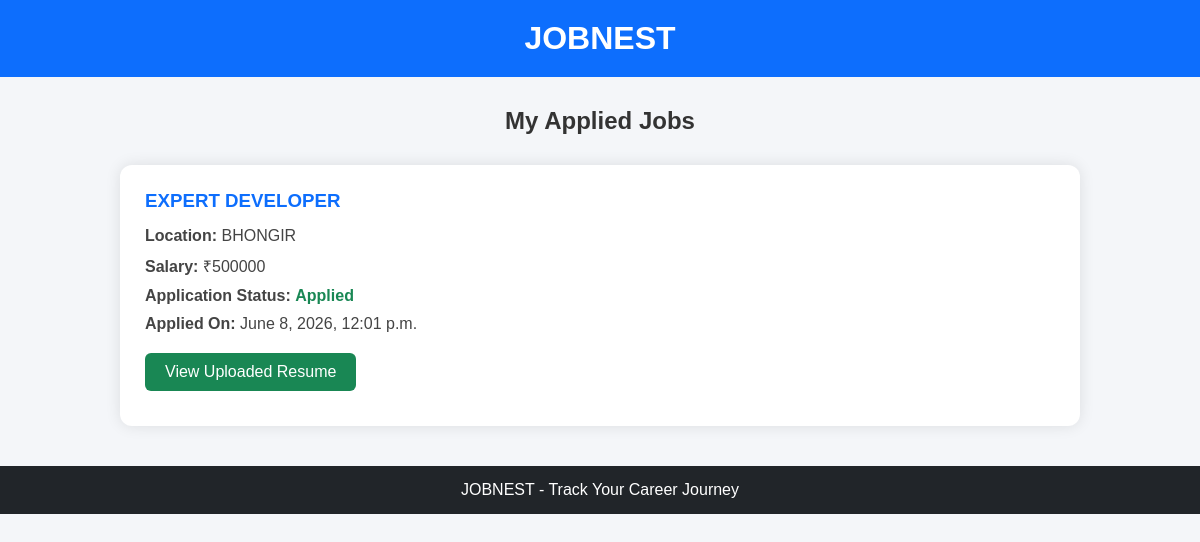
The app's page /applied-jobs/ (signed in) with its own data.
### jobs/models.py (models this page shows, shortened)
class Application(models.Model):
    job = models.ForeignKey(Job, on_delete=models.CASCADE)
    jobseeker = models.ForeignKey(JobSeeker, on_delete=models.CASCADE)
    resume = models.FileField(upload_to='resumes/', null=True, blank=True)
    status = models.CharField(max_length=50, default="Applied")
    applied_on = models.DateTimeField(auto_now_add=True)

class Job(models.Model):
    title = models.CharField(max_length=100)
    description = models.TextField()
    location = models.CharField(max_length=100)
    salary = models.IntegerField()

### jobs/views.py (the view)
# urls.py: path('applied-jobs/',views.applied_jobs,name='applied_jobs'),
def applied_jobs(request):
    seeker_id = request.session.get('seeker_id')
    applications = Application.objects.filter(
        jobseeker_id=seeker_id
    )
    return render(
        request,
        'applied_jobs.html',
        {
            'applications': applications
        }
    )

### jobs/templates/applied_jobs.html (shortened to what this page needs)
<!DOCTYPE html>
<html>
<head>
</head>
<body>
    <div class="navbar">
        <h1>JOBNEST</h1>
    </div>
    <div class="container">
        <div class="page-title">
            <h2>My Applied Jobs</h2>
        </div>
        {% if applications %}
            {% for application in applications %}
                <div class="application-card">
                    <h3>{{ application.job.title }}</h3>
                    <p>
                        <strong>Location:</strong>
                        {{ application.job.location }}
                    </p>
                    <p>
                        <strong>Salary:</strong>
                        ₹{{ application.job.salary }}
                    </p>
                    <p>
                        <strong>Application Status:</strong>
                        <span class="status">
                            {{ application.status }}
                        </span>
                    </p>
                    <p>
                        <strong>Applied On:</strong>
                        {{ application.applied_on }}
                    </p>
                    {% if application.resume %}
                    <p>
                        <a href="{{ application.resume.url }}"
                           target="_blank"
                           class="resume-btn">
                            View Uploaded Resume
                        </a>
                    </p>
                    {% endif %}
                </div>
            {% endfor %}
        {% else %}
            <div class="no-data">
                <h3>No applications found.</h3>
            </div>
        {% endif %}
    </div>
    <div class="footer">
        <p>JOBNEST - Track Your Career Journey</p>
    </div>
</body>
</html>

### jobs/templates/applied_jobs.html (style rules this page uses)
* { margin:0; padding:0; box-sizing:border-box; font-family:Arial, sans-serif; }
body { background:#f4f6f9; }
.navbar { background:#0d6efd; color:white; text-align:center; padding:20px; }
.container { width:80%; margin:auto; margin-top:30px; }
.page-title { text-align:center; margin-bottom:30px; }
.page-title h2 { color:#333; }
.application-card { background:white; padding:25px; margin-bottom:20px; border-radius:12px; box-shadow:0 0 15px rgba(0,0,0,0.1); }
.application-card h3 { color:#0d6efd; margin-bottom:15px; }
.application-card p { font-size:16px; color:#444; margin-bottom:10px; }
.status { font-weight:bold; color:#198754; }
.resume-btn { display:inline-block; background:#198754; color:white; text-decoration:none; padding:10px 20px; border-radius:6px; margin-top:10px; }
.footer { margin-top:40px; background:#212529; color:white; text-align:center; padding:15px; }

### records on screen
Application: job "EXPERT DEVELOPER", job.location "BHONGIR", job.salary "500000", status "Applied", applied_on "June 8, 2026, 12:01 p.m."
